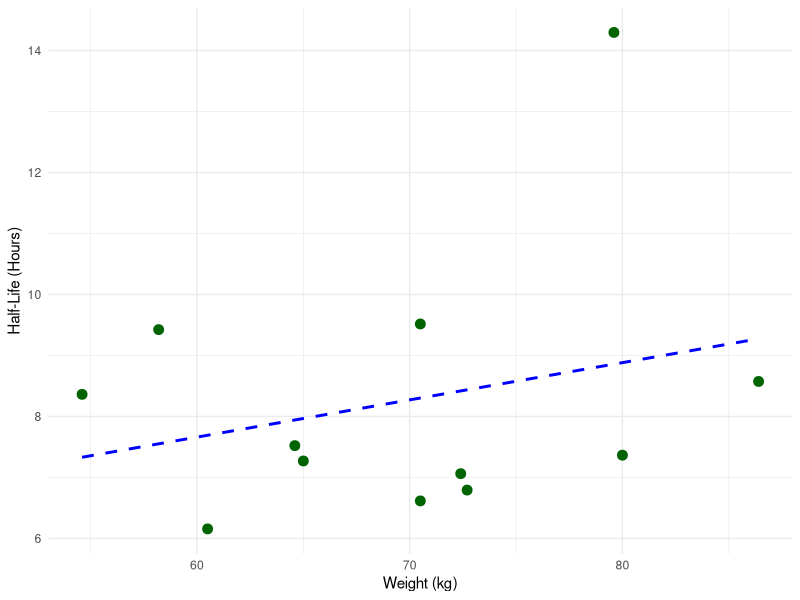
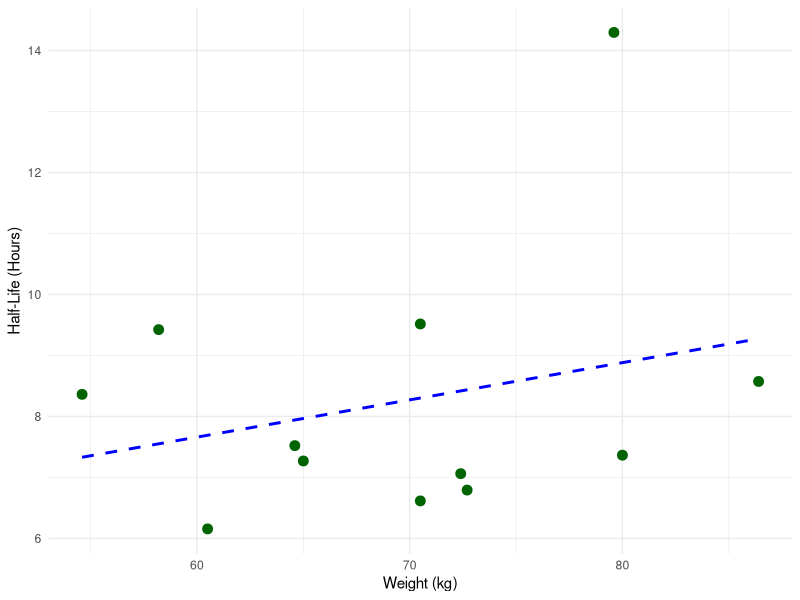

Write the R code that produced these figures, in order.
#Now that we have created the Theoph_wthl (Theophilline weight and half-life) data subset, we can create the graph for the manuscript:
##Load required packages:
library(ggplot2)
library(here)
library(tidyverse)
library(tidyr)
library(dplyr)

##Read in the dataset:

theoph_wthf <- read.csv(here::here("data", "data_processed","Theoph_wthl.csv"))

##Produce the graph:

wt_hl_plot <- ggplot(data = theoph_wthf, aes(x= Wt, y = Half_Life)) +
  geom_point(color = "darkgreen", size = 3) +
  geom_smooth(method = "lm", se = FALSE, color = "blue", linetype = "dashed") +
  labs(
    x = "Weight (kg)",
    y = "Half-Life (Hours)"
  ) +
  theme_minimal()

print(wt_hl_plot)

#We need a test to show that this trendlind is statistically significant
##Simple Linear Regression--this will predict if weight significantly predicts Half-life

stat_model <- lm(Half_Life~Wt, data = theoph_wthf)

summary(stat_model)

#p-value = 0.4041 -- NOT statistically significant! Greater than 0.05
#Regression line equation: y = mx + B; Half-life = 0.061(Weight) + 3.996
#R2 = 0.07

#Save graph into figs directory:
ggsave(
  filename = here::here("figs", "weightvshalflife.png"),
  plot = wt_hl_plot,
  width = 8,
  height = 6,
  units = "in",
  dpi = 300
)
